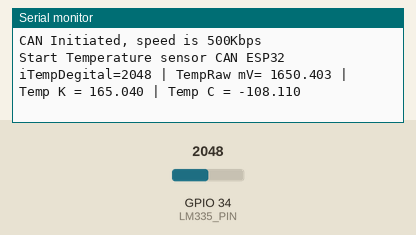
This program was run on a simulated ESP32. Parts: the last lines printed to the serial monitor. The inputs (shaded band) are chosen by the test bench; at power-on: GPIO 34 (LM335_PIN) = 2048.

Above: at 2.2 s.
2.3 s: GPIO 34 (LM335_PIN) set to 2866
At 3.6 s:
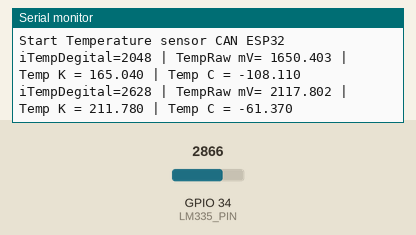
3.8 s: GPIO 34 (LM335_PIN) set to 3603
At 4.9 s:
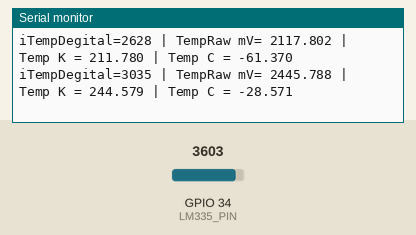
Timing chart, 0 to 6.8 s (numbered marks = the images above; inputs shaded):
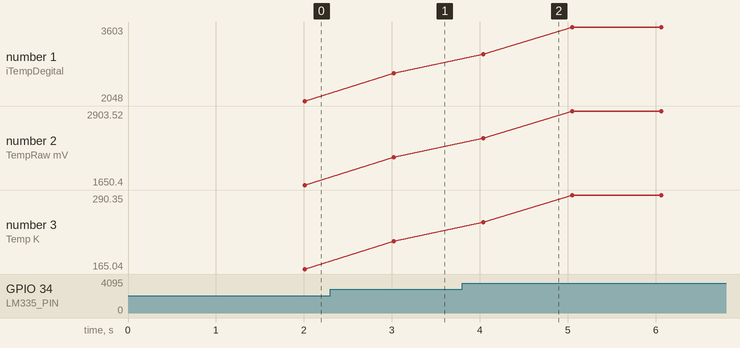

Measured:
- after the input at 2.3 s, the serial monitor: prints a new line after 0.72 s (image 1)
- after the input at 3.8 s, the serial monitor: prints a new line after 0.24 s (image 2)
- plotted number 1: 2048 → 2628 after the input at 2.3 s, 2628 → 3603 after the input at 3.8 s
- plotted number 2: 1650.4 → 2117.8 after the input at 2.3 s, 2117.8 → 2903.52 after the input at 3.8 s
- plotted number 3: 165.04 → 211.78 after the input at 2.3 s, 211.78 → 290.35 after the input at 3.8 s

The program:

main.cpp
```cpp
/*
Author: Habib JOMAA
Date: 04/02/2024
App: TemperatureSensor CAN ESP32
Description: Temperature sensor device collects data and send it via CAN protocol, project based on ESP32 and uses TTGO T-Beam as dev board

How it works:
  Temperatue sensor is LM335 witch calibration, GPIO_35
  Read temperature, filter data, send it to CAN bus
  cycle is 1s
  CAN description:
    CAN bus used for test is a 1 wire can bus without transiver
    Tx GPIO_21
    Rx GPIO_34
    speed 50khz
    Payload length is 4 bytes
  -- Read code comments for more informations --


Note: THIS PROJECT IS STILL IN PROGRESS, CHANGES WILL BE MADE
*/

#include <stdlib.h>
#include <stdint.h>
#include <Arduino.h>
#include <CAN.h>

#define LM335_PIN 34

#define CAN_TX  25
#define CAN_RX  35

// CAN ID: [bit8-bit15] for device type (max device types is 16)
//         [bit0-bit7] for device id for specific device type (max device per type is 16)
//          0 is for ECU or master devices
//          1 is for temperature sensor
// 0x10-0x1f is tempearature sensor range
#define SENSOR_PROFILE_DEFAULT_CAN_ID 0x10
#define SENSOR_PROFILE_TEMPERATURE_SCALE  100 // we keep 2 values from fractional part
// reserver first byte for future use (maybe sensor description, profile, sub id, status etc)
// max tempearature value is approximately 50°C (hardware limitation, uses LM335 with 3.3v that can only reach 53°C max temperature)
// we scale temperature measurement by 100 which mean max value is 5000 (in hex: 0x1388), we need 2 bytes
// we reserve 1 more byte for future use (in case we need to expand value)
// 1 byte (reserved) + 2 bytes (data) + 1 byte (reserver) => payload length is 4 bytes
#define PAYLOAD_LENGTH 4

void vPrepareCanFrame(float data, uint8_t *pu8Buffer);

uint8_t upCanPayload2Send[PAYLOAD_LENGTH];
int iTempDegital;
float fTempRaw;

void setup() {

  // Serial port config
  Serial.begin(115200);

  // CAN config
  CAN.setPins(CAN_RX, CAN_TX);
  if(CAN.begin(50E3))
  {
    Serial.println("CAN Initiated, speed is 500Kbps");
  }
  else
  {
    Serial.println("Failed to initiate CAN");
  }

  Serial.println("Start Temperature sensor CAN ESP32");
  delay(1000);
}

int iFilterSize = 100;
int i;

void loop() {
  // step in mV for 12 bit resolution => step = 3300/(2^12 -1)
  // 2^12-1= 4096-1= 4095
  // for the sake of normalization we will call step a resolution
  // resolution = 3300/4095
  // Digital Value = Analogic Value/resolution => Vin = D * resolution
  iTempDegital = 0;
  for(i=0; i<iFilterSize; i++){
    iTempDegital += analogRead(LM335_PIN);
    delay(10);
  }
  iTempDegital /=iFilterSize;
  fTempRaw = iTempDegital * 3300 / 4095.0;
  Serial.printf("iTempDegital=%d | TempRaw mV= %.3f | Temp K = %.3f | Temp C = %.3f\n", iTempDegital, fTempRaw, fTempRaw/10, (fTempRaw/10)-273.15);
  fTempRaw = (fTempRaw/10)-273.15;
  // prepare payload
  vPrepareCanFrame(fTempRaw, upCanPayload2Send);

  // prepare CAN frame
  CAN.beginPacket(SENSOR_PROFILE_DEFAULT_CAN_ID);
  for(i=0; i<PAYLOAD_LENGTH; i++){
    CAN.write(upCanPayload2Send[i]);
  }
  CAN.endPacket(); // send message

  //delay(1000);
}

void vPrepareCanFrame(float data, uint8_t *pu8Buffer){
  pu8Buffer[0]  = 0x00;
  uint16_t data_decm = data*100.0;
  memcpy(pu8Buffer+1, (uint8_t*)(&data_decm), 2);
  pu8Buffer[3] = 0x00;
}
```
